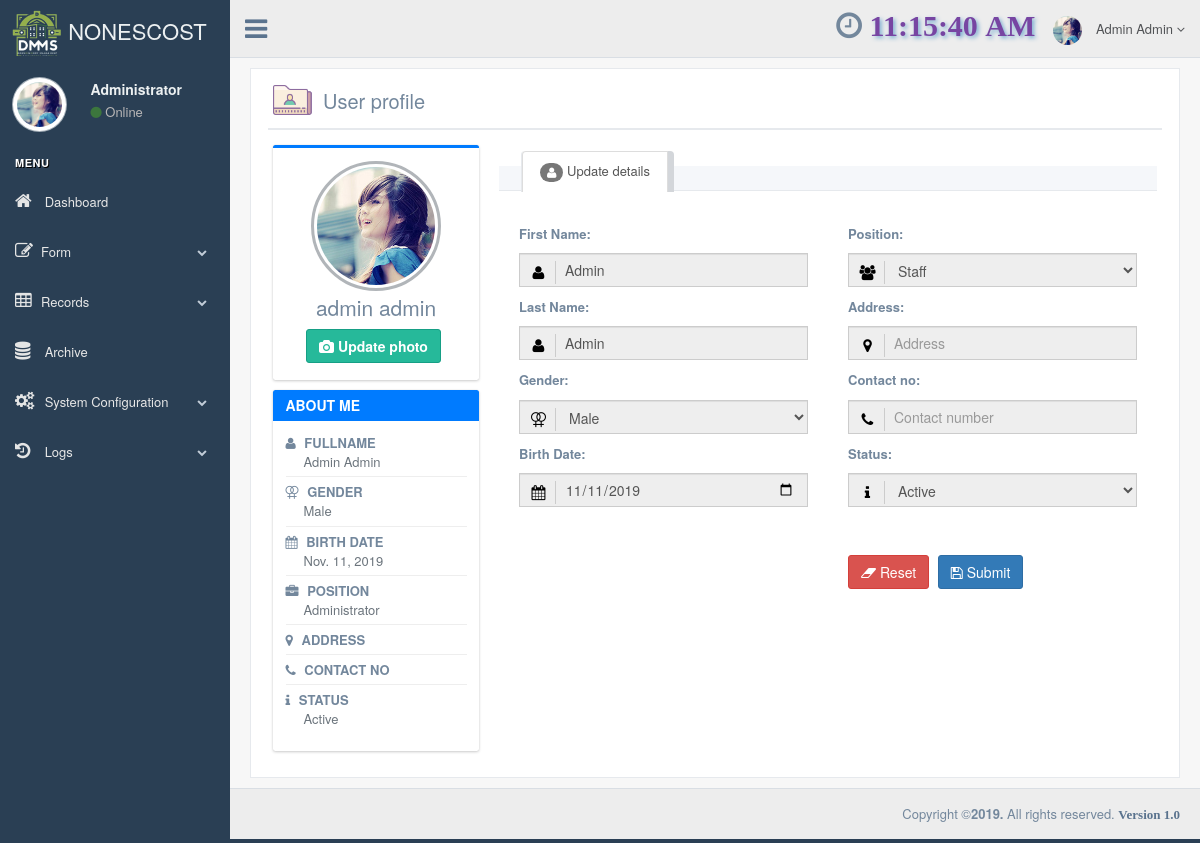
Page /views/user details/?id=7 (signed in) on the committed database.
### tables this page shows
CREATE TABLE `users` (
  `user_id` int(11) NOT NULL,
  `user_image` varchar(250) NOT NULL,
  `user_fname` varchar(100) NOT NULL,
  `user_lname` varchar(100) NOT NULL,
  `user_address` varchar(200) NOT NULL,
  `user_contact` varchar(20) NOT NULL,
  `user_gender` set('Male','Female') NOT NULL,
  `user_position` varchar(30) NOT NULL,
  `user_bdate` date NOT NULL,
  `user_password` varchar(64) NOT NULL,
  `username` varchar(50) NOT NULL,
  `user_status` varchar(100) NOT NULL,
  `user_date_reg` date NOT NULL
);

### views/user details/index.php (the view, shortened to what the rows shown need)
<?php include_once("../../controllers/user_data.php"); ?>
<?php include_once("../../controllers/user.php"); ?>
<?php
  if(isset($_GET['id'])) {
     $data  = getUserDetais($_GET['id']);
     $profile_id = "profile_".$_GET['id'];
  }
?>
<!DOCTYPE html>
<html lang="en">
  <head>
    <link href="../../templates/bootstrap/css/bootstrap.min.css" rel="stylesheet">
    <link href="../../plugins/font-awesome/css/font-awesome.min.css" rel="stylesheet">
    <link href="../../plugins/nprogress/nprogress.css" rel="stylesheet">
    <link href="../../plugins/bootstrap-progressbar/css/bootstrap-progressbar-3.3.2.min.css" rel="stylesheet">
    <link href="../../templates/gentelella-master/css/custom.min.css" rel="stylesheet">
    <link href="../../templates/mycss/css.css" rel="stylesheet">
  </head>
  <body class="nav-md">
    <div class="container body">
      <div class="main_container">
        <div class="col-md-3 left_col">
          <div class="left_col scroll-view">
           	<?php require_once('../../controllers/include/side_menubar.php'); ?>
          </div>
        </div>
        <?php require_once('../../controllers/include/top_navbar.php'); ?>
        <div class="right_col" role="main">
      		<div class="x_panel" >
    			  	<div class="x_content">
                  <div class="row">
                      <div class="col-md-3 col-sm-3 col-xs-12 profile_left">
                        <div class="card card-primary card-outline">
                          <div class="card-body box-profile">
                            <div class="text-center">
                              <img style="border-radius: 50%; padding: 3px; border: 3px solid #b1b5b9;" width="130px" height="130px" src="<?php echo "../../images/UPLOADED/".$data['user_image']; ?>" alt="User profile picture" id="<?php echo $profile_id; ?>">
                            </div>
                            <h3 class="profile-username text-center"><?php echo $data['user_fname']." ".$data['user_lname']; ?></h3>
                            <center>
                              <button type="button" class="btn btn-success" id="update_photo"><b><i class="fa fa-camera"></i> Update photo</b></button>
                            </center>
                          </div>
                        </div>
                        <div class="card card-primary">
                          <div class="card-body">
                            <strong><i class="fa fa-user" style="padding-right: 5px;"></i> FULLNAME</strong>
                            <p class="text-muted" style="padding-left: 18px;">
                             <?php echo ucwords($data['user_fname']." ".$data['user_lname']); ?>
                            </p>
                            <hr style="margin-top: -5px; margin-bottom: 5px">
                            <strong><i class="fa fa-venus-double"  style="padding-right: 5px;"></i> GENDER</strong>
                            <p class="text-muted" style="padding-left: 18px;">
                             <?php echo $data['user_gender']; ?>
                            </p>
                            <hr style="margin-top: -5px; margin-bottom: 5px">
                            <strong><i class="fa fa-calendar"  style="padding-right: 5px;"></i> BIRTH DATE</strong>
                            <p class="text-muted" style="padding-left: 18px;">
                             <?php echo date('M. d, Y',strtotime($data['user_bdate'])); ?>
                            </p>
                            <hr style="margin-top: -5px; margin-bottom: 5px">
                            <strong><i class="fa fa-briefcase"  style="padding-right: 5px;"></i> POSITION</strong>
                            <p class="text-muted" style="padding-left: 18px;">
                             <?php echo ucwords($data['user_position']); ?>
                            </p>
                            <hr style="margin-top: -5px; margin-bottom: 5px">
                            <strong><i class="fa fa-map-marker"  style="padding-right: 5px;"></i> ADDRESS</strong>
                            <hr style="margin-top: -5px; margin-bottom: 5px">
                            <strong><i class="fa fa-phone"  style="padding-right: 5px;"></i> CONTACT NO</strong>
                            <hr style="margin-top: -5px; margin-bottom: 5px">
                            <strong><i class="fa fa-info"  style="padding-right: 5px;"></i> STATUS</strong>
                            <p class="text-muted" style="padding-left: 18px;">
                             <?php echo $data['user_status']; ?>
                            </p>
                          </div>
                        </div>
                      </div>
                    <div class="col-md-9 col-sm-9 col-xs-12">
                      <div class="" role="tabpanel" data-example-id="togglable-tabs">
                        <div id="myTabContent" class="tab-content">
                          <div role="tabpanel" class="tab-pane fade active in" id="tab_content1" aria-labelledby="home-tab">
                            <form id="update_user_form">
                                  <div class="row">
                                      <div class="col-md-12 col-sm-12 col-xs-12">
                                        <br>
                                          <div class="col-md-6 col-sm-12 col-xs-12">
                                              <div class="col-md-12 col-sm-12 col-xs-12 form-group">
                                                  <input type="text" name="user_fname" id="user_fname" value="<?php echo $data['user_fname']; ?>" class="form-control has-feedback-left"  placeholder="First Name" style="text-transform:capitalize; background-color:#eee;" required>
                                              </div>
                                              <div class="col-md-12 col-sm-12 col-xs-12 form-group">
                                                  <input type="text" name="user_lname" id="user_lname" value="<?php echo $data['user_lname']; ?>" class="form-control has-feedback-left"  placeholder="Last Name" style="text-transform:capitalize; background-color:#eee;" required>
                                              </div>
                                              <div class="col-md-12 col-sm-12 col-xs-12 form-group">
                                                  <select name="user_gender" id="user_gender" class="form-control has-feedback-left" style="background-color:#eee; " required>
                                                      <?php
                                                        $gender = "";
                                                        if($data['user_gender'] == "Male") {
                                                          $gender = "
                                                              <option selected>Male</option>
                                                              <option>Female</option>";
                                                        }
                                                        else {
                                                          $gender = "
                                                              <option>Male</option>
                                                              <option selected>Female</option>";
                                                        }
                                                        echo $gender;
                                                      ?>
                                                  </select>
                                              </div>
                                              <div class="col-md-12 col-sm-12 col-xs-12 form-group">
                                                  <input type="date" name="user_bdate" id="user_bdate" value="<?php echo $data['user_bdate']; ?>" class="form-control has-feedback-left"   style="background-color:#eee;" required>
                                              </div>
                                          </div>
                                          <div class="col-md-6 col-sm-12 col-xs-12">
                                              <div class="col-md-12 col-sm-12 col-xs-12 form-group">
                                                  <select name="user_position" id="user_position" class="form-control has-feedback-left" style="background-color:#eee; " required>
                                                      <?php
                                                        $position = "";
                                                        if($data['user_position'] == "Admin") {
                                                          $position = "
                                                              <option selected>Admin</option>
                                                              <option>Staff</option>";
                                                        }
                                                        else {
                                                          $position = "
                                                              <option>Admin</option>
                                                              <option selected>Staff</option>";
                                                        }
                                                        echo $position;
                                                      ?>
                                                  </select>
                                              </div>
                                              <div class="col-md-12 col-sm-12 col-xs-12 form-group">
                                                  <select name="user_status" id="user_status" class="form-control has-feedback-left" style="background-color:#eee; " required>
                                                      <?php
                                                        $status = "";
                                                        if($data['user_status'] == "Active") {
                                                          $status = "
                                                              <option selected>Active</option>
                                                              <option>Inactive</option>";
                                                        }
                                                        else {
                                                          $status = "
                                                              <option>Active</option>
                                                              <option selected>Inactive</option>";
                                                        }
                                                        echo $status;
                                                      ?>
                                                  </select>
                                              </div>
                                          </div>
                                      </div>
                                  </div>
                              </form>
                          </div>
                        </div>
                      </div>
                    </div>
                  </div>
    				</div>
    			</div>
        </div>
      </div>
    </div>
  </body>
</html>

### controllers/include/side_menubar.php (shortened to what the rows shown need)
<div class="col-md-3 left_col menu_fixed">
	<div class="left_col scroll-view">
	    <div class="profile clearfix">
	        <div class="profile_pic">
	            <img src="<?php echo "../../images/UPLOADED/".$user_data['user_image']; ?>" style="width:55px; height:55px;" alt="..." class="img-circle profile_img">
	        </div>
	        <div class="profile_info">
	            <h2><b><?php echo ucwords($user_data['user_position']); ?></b></h2>
	        </div>
	    </div>
	    <br />
	</div>
</div>

### controllers/include/top_navbar.php (shortened to what the rows shown need)
<div class="top_nav hidden-print">
    <div class="nav_menu">
        <nav>
            <ul class="nav navbar-nav navbar-right">
                <li class="">
                    <a href="javascript:;" class="user-profile dropdown-toggle" data-toggle="dropdown" aria-expanded="false">
                        <img src="<?php echo "../../images/UPLOADED/".$user_data['user_image']; ?>" alt="">
                        <?php echo ucwords($user_data['user_fname'])." ".ucwords($user_data['user_lname'])." "; ?>
                        <span class=" fa fa-angle-down"> </span>
                    </a>
                </li>
            </ul>
        </nav>
    </div>
</div>

### rows in the picture
users: user_image (picture), user_position "Administrator", user_fname "Admin", user_lname "Admin", user_fname "admin", user_lname "admin", user_fname+user_lname "Admin Admin", user_gender "Male", user_bdate "Nov. 11, 2019", user_status "Active", user_bdate "11/11/2019", user_position "Staff"
